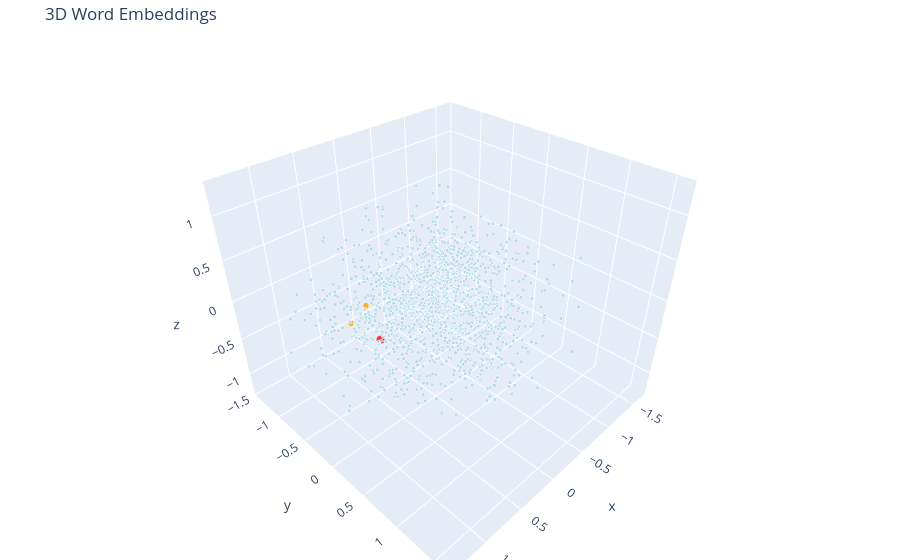

Here is the notebook cell this chart was saved with:
### Code cell
# TODO(you): pick a query word, get its neighbors with neighbors(query, 10), and re-draw the
# projector with plot_embeddings(...) highlighting the query and its neighbors. A word only
# appears in the plot if it is among the N most frequent words used for pca3.
query = "government"
neighbor_list = neighbors(query, 10)
neighbor_set = {w for w, _ in neighbor_list}
fig = plot_embeddings(
    pca3,
    plot_words,
    query=query,
    neighbor_set=neighbor_set
)

fig

### Figure 1 — Plotly figure (JSON) as saved in the notebook; plotly's stock layout.template omitted (floating-point values rounded to 4 significant figures; data arrays with more than 128 entries replaced by an {"elided": "..."} marker saying what was removed)
{"data": [{"hovertemplate": "%{text}<extra></extra>", "marker": {"color": {"elided": "1500 str values"}, "opacity": 0.8, "size": {"elided": "1500 int values"}}, "mode": "markers", "text": {"elided": "1500 str values"}, "type": "scatter3d", "x": {"elided": "1500 float values"}, "y": {"elided": "1500 float values"}, "z": {"elided": "1500 float values"}}], "layout": {"margin": {"b": 0, "l": 0, "r": 0, "t": 40}, "title": {"text": "3D Word Embeddings"}}}
